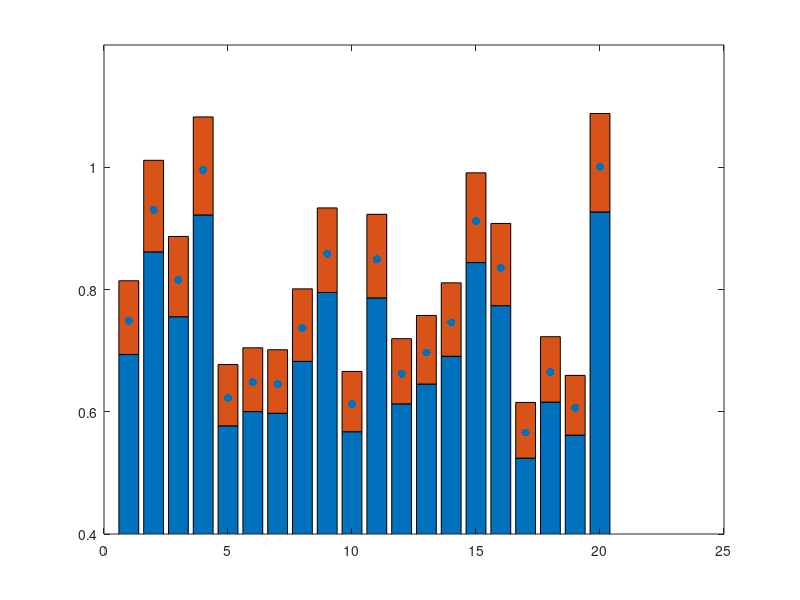
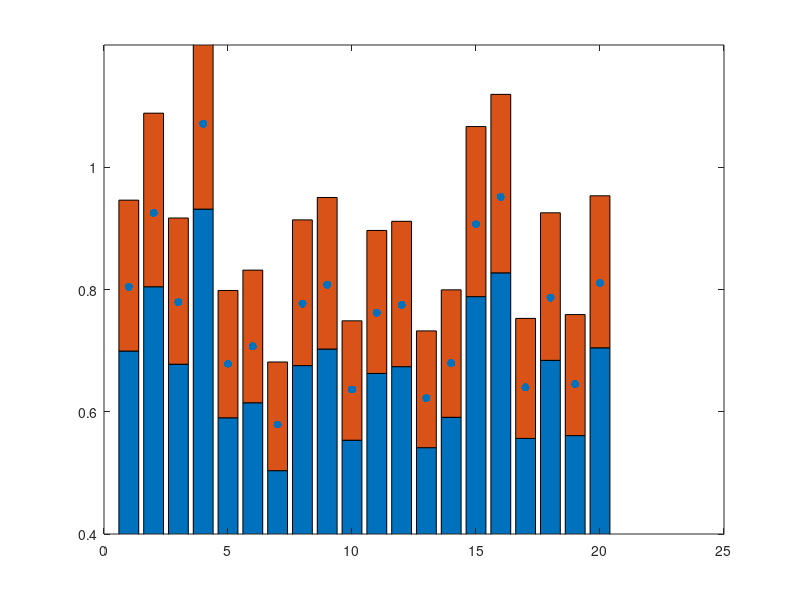
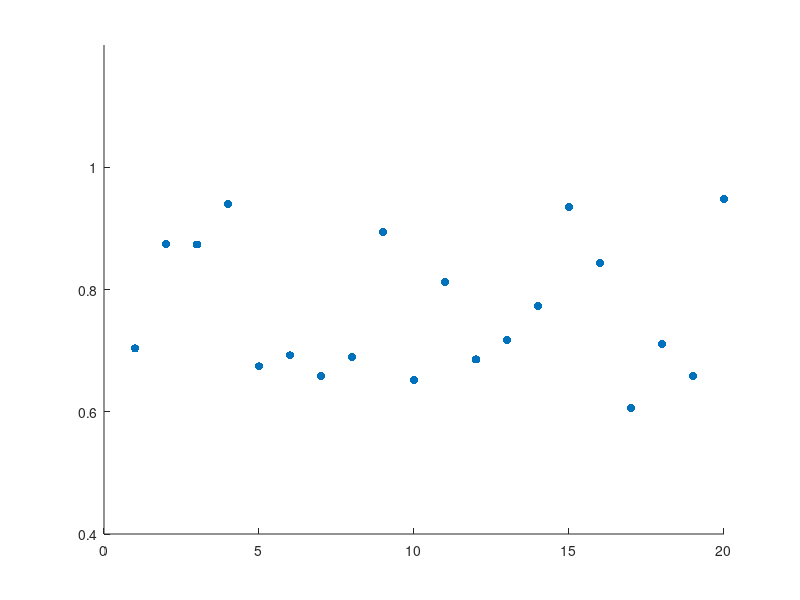

Reproduce these figures in MATLAB, in order.
close; clear; clc
rng(13);

perf_oracle = 0.6 + 0.4 * rand([20,1]);

err_mid = 0.08;
err_low = 0.15;

perf_mid = perf_oracle .* (1 + err_mid * (rand([20,1])) .* (2 * randi(2,[20,1]) - 3));
perf_mid_ceil = perf_oracle * (1 + err_mid);
perf_mid_floor = perf_oracle * (1 - err_mid);

perf_mid_triple = [perf_mid_floor; perf_oracle - perf_mid_floor; perf_mid_ceil - perf_oracle];
perf_mid_double = [perf_mid_floor, perf_mid_ceil - perf_mid_floor];

perf_low = perf_oracle .* (1 + err_low * (rand([20,1])) .* (2 * randi(2,[20,1]) - 3));
perf_low_ceil = perf_oracle * (1 + err_low);
perf_low_floor = perf_oracle * (1 - err_low);
perf_low_triple = [perf_low_floor; perf_oracle - perf_low_floor; perf_low_ceil - perf_oracle];
perf_low_double = [perf_low_floor, perf_low_ceil - perf_low_floor];

perf_mid_predict_floor = perf_mid / (1 + err_mid);
perf_mid_predict_ceil = perf_mid / (1 - err_mid);
perf_mid_predict_double = [perf_mid_predict_floor, perf_mid_predict_ceil - perf_mid_predict_floor];

perf_low_predict_floor = perf_low / (1 + err_low);
perf_low_predict_ceil = perf_low / (1 - err_low);
perf_low_predict_double = [perf_low_predict_floor, perf_low_predict_ceil - perf_low_predict_floor];


x_ordinate = (1:20)';
% figure(1);
% bar(perf_oracle);
% ylim([0 1.2]);

% figure(2);
% bar(perf_mid_double,'stacked');
% ylim([0.4 1.2]);
% hold on;
% scatter(x_ordinate, perf_mid, 'filled');
% scatter(x_ordinate, perf_oracle,'filled');
% hold off;
% 
% 
% figure(3);
% bar(perf_low_double,'stacked');
% ylim([0.4 1.2]);
% hold on;
% scatter(x_ordinate, perf_low, 'filled');
% scatter(x_ordinate, perf_oracle,'filled');
% hold off;

% figure(3);
% bar(perf_low_double,'stacked');
% ylim([0.4 1.2]);
% hold on;
% scatter(perf_oracle', perf_low', 'filled');
% hold off;

figure(4);
bar(perf_mid_predict_double,'stacked');
ylim([0.4 1.2]);
hold on;
scatter(x_ordinate, perf_mid, 'filled');
hold off;

figure(5);
bar(perf_low_predict_double,'stacked');
ylim([0.4 1.2]);
hold on;
scatter(x_ordinate, perf_low, 'filled');
hold off;

figure(6);
scatter(x_ordinate, perf_oracle, 'filled');
ylim([0.4 1.2]);